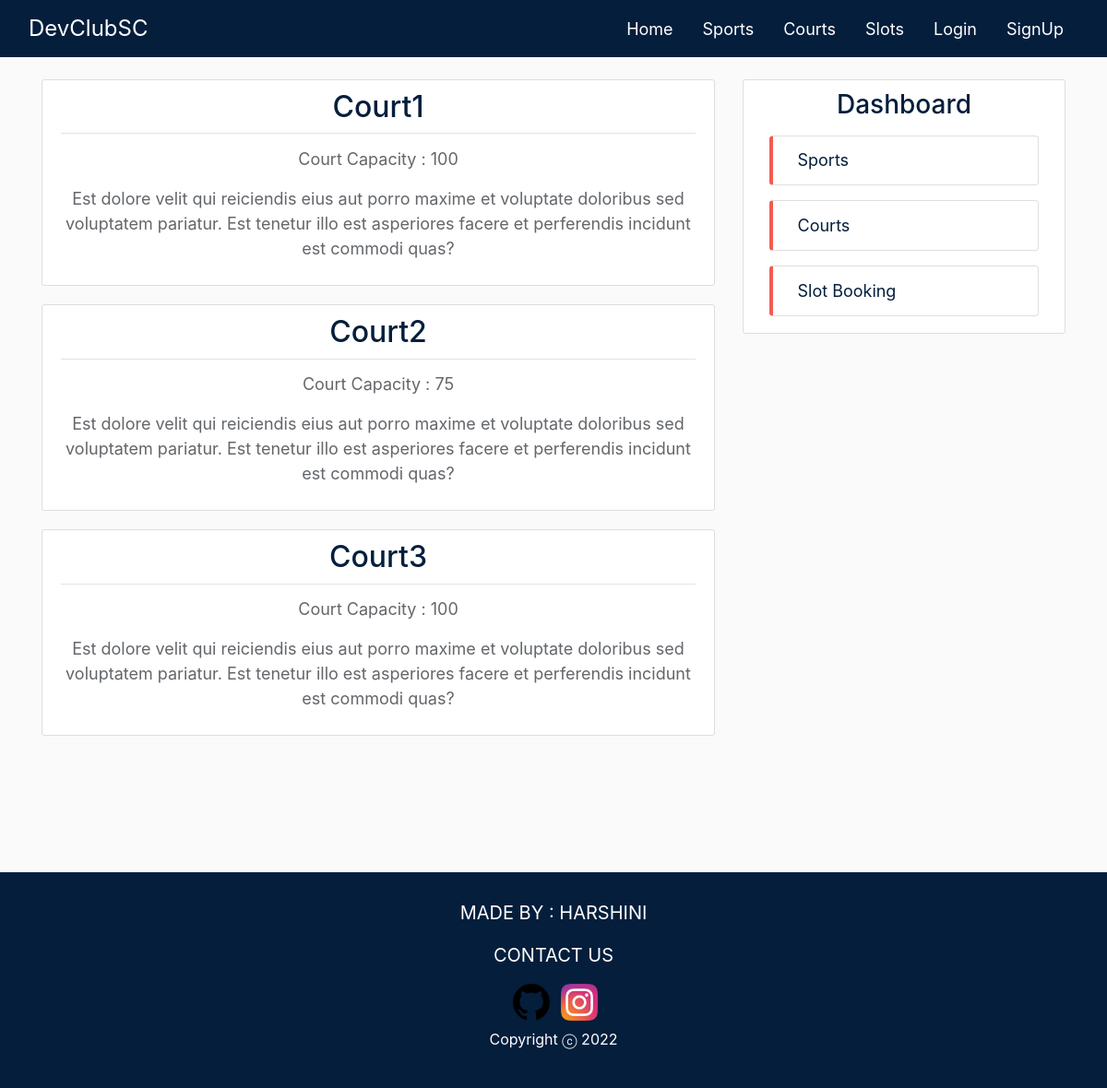
Before: /courts/ with the older database file.
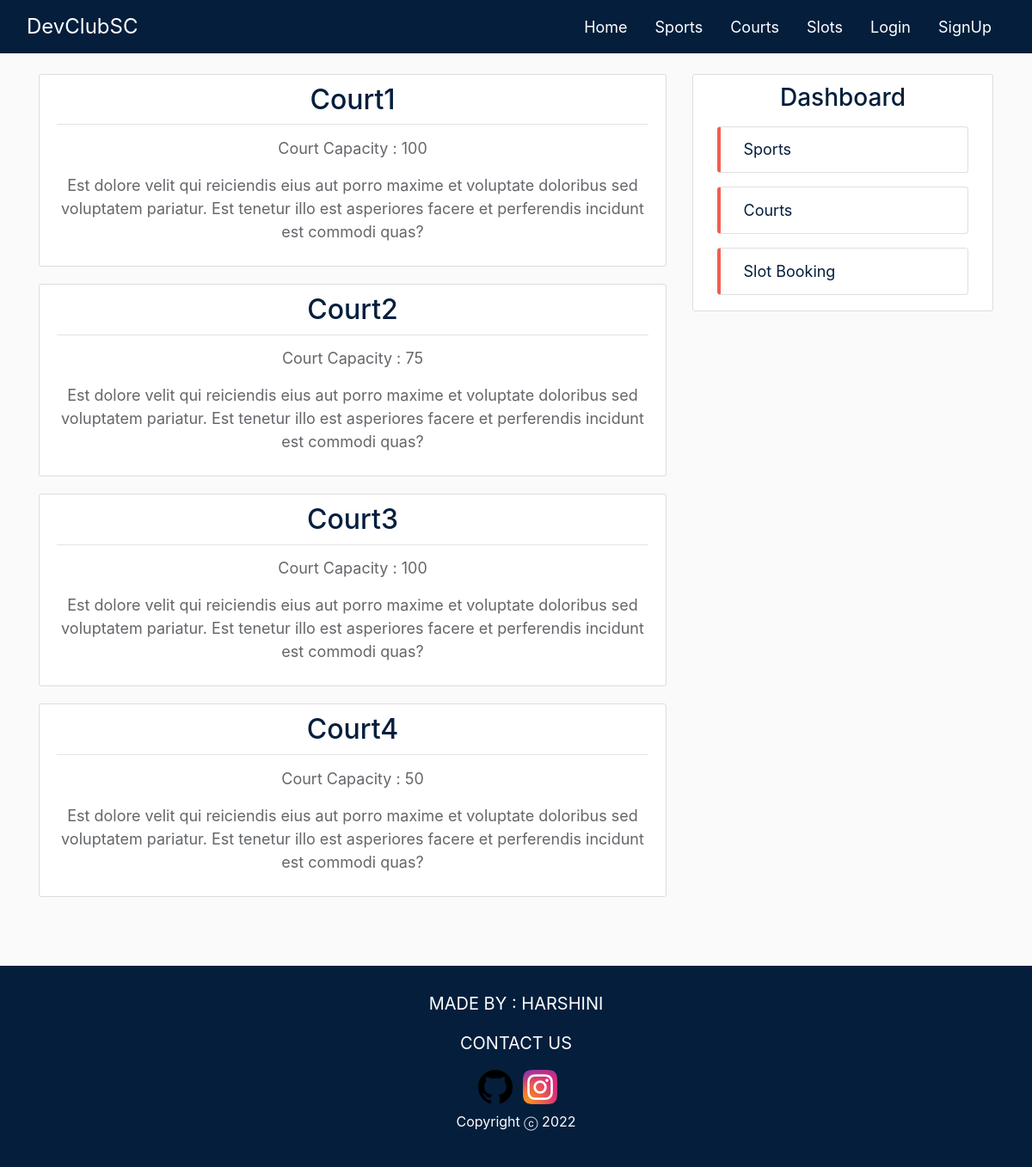
After: the same page with the newer database file.
### courts/models.py (models this page shows, shortened)
class Court(models.Model):
    name = models.CharField(max_length=100)
    capacity = models.IntegerField()

### courts/views.py (the view)
# urls.py: path('courts/', CourtListView.as_view(), name='courts-home'),
class CourtListView(ListView):
    model = Court
    template_name = 'courts/courts.html'
    context_object_name = 'courts'
    extra_context = {'staffs': Staff.objects.all(), 'slots': Slot.objects.all(), 'ratings': Rating.objects.all()}

### courts/templates/courts/courts.html (shortened to what this page needs)
{% extends 'sports/base.html' %}
{% block content %}
{% for court in courts %}
    <article class="media content-section shadow-box">
        <div class="media-body">
            <div class="article-metadata sport-title-div">
                <h2><a class="article-title sport-title" href="{% url 'courts-detail' court.id %}">{{ court.name }}</a></h2>
            </div>
            <p class="sports-article-content">Court Capacity : {{ court.capacity }}</p>
            <p class="sports-article-content">Est dolore velit qui reiciendis eius aut porro maxime et voluptate doloribus sed voluptatem pariatur. Est tenetur illo est asperiores facere et perferendis incidunt est commodi quas?</p>
        </div>
    </article>
{% endfor %}
{% endblock content %}

Changed rows visible on the page:
added Court: name "Court4", capacity "50"
